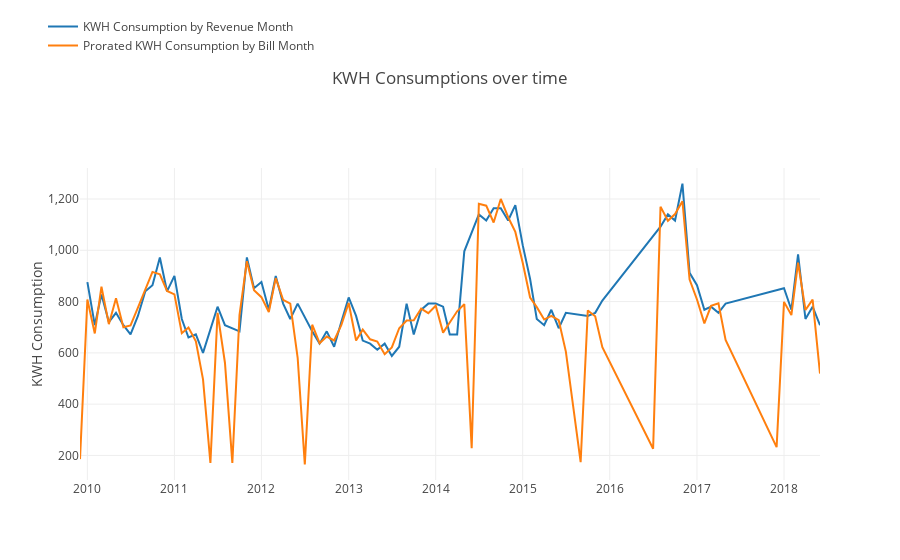

The notebook cell saved with this chart:
### Markdown cell above
#### Example of underprorated billing months

### Code cell
# Create a trace
temp = df_combined_meter[df_combined_meter['Building_Meter'] == '1.0 - BLD 017836716']
trace1 = go.Scatter(
    x = temp.Revenue_Month,
    y = temp.Consumption_KWH,
    name = 'KWH Consumption by Revenue Month',
    yaxis = 'y'
)

temp = df_prorated_combined_meter[df_prorated_combined_meter['Building_Meter'] == '1.0 - BLD 017836716']
trace2 = go.Scatter(
    x = temp.Bill_Month,
    y = temp.Prorate_Bill,
    name = 'Prorated KWH Consumption by Bill Month',
    yaxis = 'y'
)

data = [trace1, trace2]

layout = go.Layout(
    title='KWH Consumptions over time',
    yaxis=dict(
        title='KWH Consumption',
        tickformat=",",
    ),
    legend=dict(x = -0.05, y=1.5)
)

fig = go.Figure(data=data, layout=layout)
iplot(fig)
